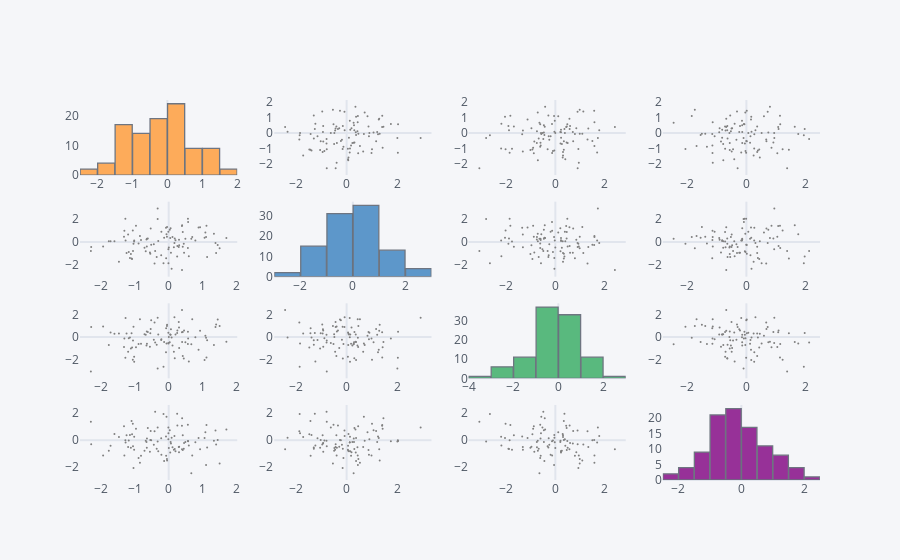

Source (notebook cell):
### Markdown cell above
## scatter_matrix()

Similar a sns.pairplot()

### Code cell
df.scatter_matrix()
